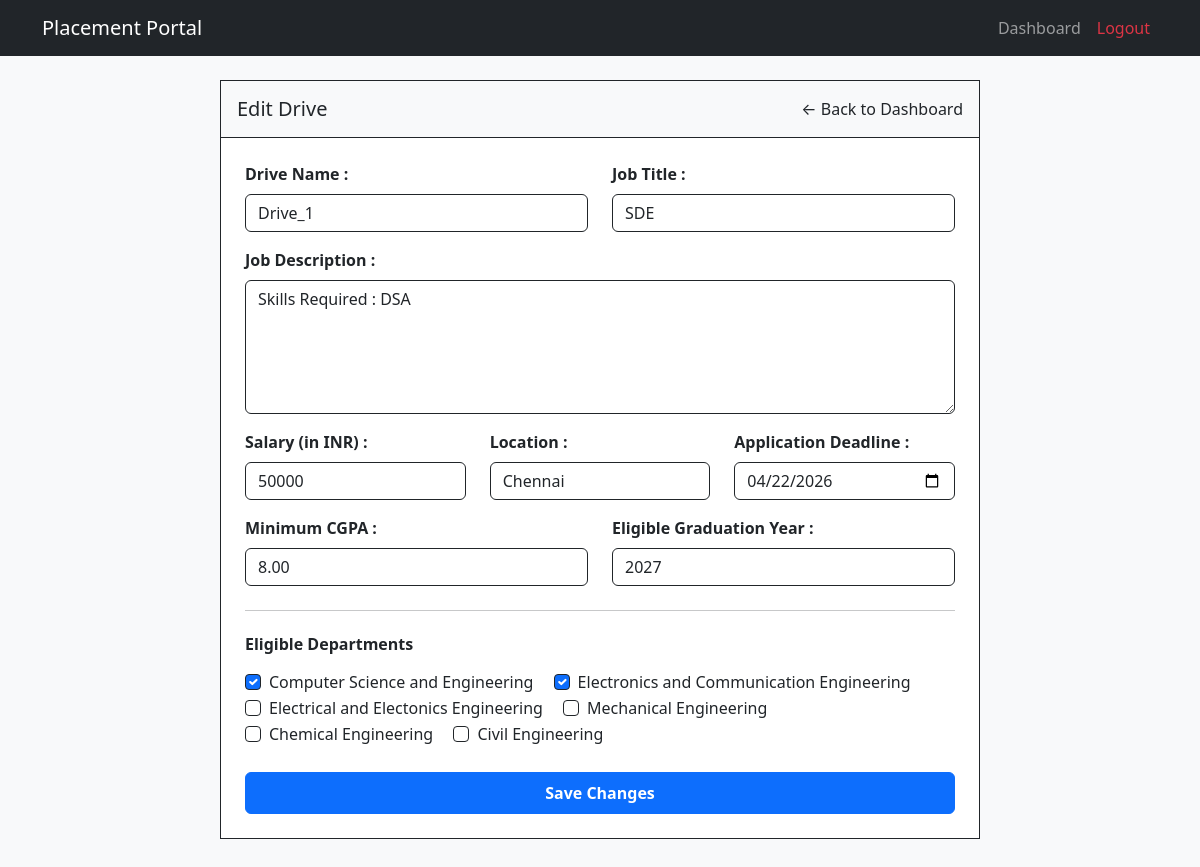
/company/drive/edit/1 (signed in), run on the app's committed database.
### models.py (models this page shows, shortened)
class PlacementDrive(db.Model):
    __tablename__ = 'placement_drive'
    id = db.Column(db.Integer, primary_key=True, autoincrement=True)
    name = db.Column(db.String(255), nullable=False)
    comp_id = db.Column(db.Integer, db.ForeignKey('company.company_id'), nullable=False)
    job_title = db.Column(db.String(255), nullable=False)
    job_desc = db.Column(db.String(255), nullable=False)
    min_cgpa = db.Column(db.Numeric(4, 2))
    eligible_grad_yr = db.Column(db.Integer)
    salary = db.Column(db.Integer)
    location = db.Column(db.String(255))
    deadline = db.Column(db.DateTime, nullable=False)
    status = db.Column(db.String(50), nullable=False, default='Pending') #Pending/Approved/Rejected/Closed
    remarks = db.Column(db.String(255))
    created_at = db.Column(db.DateTime, nullable=False, default=datetime.now)
    updated_at = db.Column(db.DateTime, default=datetime.now, onupdate=datetime.now)
    applications = db.relationship('Application', backref='drive')
    eligible_departments = db.relationship('EligibleDepartments', backref='placement_drive', cascade='all, delete-orphan')

class Department(db.Model):
    __tablename__ = 'departments'
    dept_id = db.Column(db.String(10), primary_key=True)
    dept_name = db.Column(db.String(100), unique=True, nullable=False)
    students = db.relationship('Student', backref='department')
    eligible_departments = db.relationship('EligibleDepartments', backref='department')

### app.py (the view)
@app.route('/company/drive/edit/<int:drive_id>', methods=['GET'])
@login_required
def company_edit_drive(drive_id):
    if not current_user.is_authenticated or not current_user.get_id().startswith('company_'):
        return "Unauthorized Access : Not a Company ", 403
    drive = PlacementDrive.query.filter_by(id=drive_id).first_or_404()
    if drive.comp_id != current_user.company_id:
        return "Unauthorized Access : Invalid Drive Owner ", 403
    departments = Department.query.all()
    selected_department_ids = [item.dept_id for item in drive.eligible_departments]
    return render_template(
        'company_edit_drive.html',
        drive=drive,
        departments=departments,
        selected_department_ids=selected_department_ids
    )

### app.py (called while the page is built)
@login_manager.user_loader #Run this fn everytime the user clicks a new page
def load_user(user_id):
    try:
        role, uid = user_id.split('_', 1)
        if role == 'admin':
            return db.session.get(Admin, int(uid))
        elif role == 'student':
            return db.session.get(Student, uid)
        elif role == 'company':
            return db.session.get(Company, int(uid))
    except Exception as e:
        return None
    return None

### models.py (called while the page is built)
    def get_id(self):
        return f"company_{self.company_id}"

### templates/company_edit_drive.html
{% extends "base.html" %}
{% block content %}
<div class="row justify-content-center mt-4 mb-5">
    <div class="col-lg-8 border border-dark p-0 bg-white">
        <div class="d-flex justify-content-between align-items-center p-3 border-bottom border-dark bg-light">
            <h5 class="mb-0">Edit Drive</h5>
            <a href="{{ url_for('company_dashboard') }}" class="text-decoration-none text-dark">&larr; Back to Dashboard</a>
        </div>
        <div class="p-4">
            <form method="POST" action="{{ url_for('company_drive_update', drive_id=drive.id) }}">
                <div class="row mb-3">
                    <div class="col-md-6">
                        <label class="form-label fw-bold">Drive Name :</label>
                        <input type="text" name="name" class="form-control border-dark" value="{{ drive.name }}" required>
                    </div>
                    <div class="col-md-6">
                        <label class="form-label fw-bold">Job Title :</label>
                        <input type="text" name="job_title" class="form-control border-dark" value="{{ drive.job_title }}" required>
                    </div>
                </div>
                <div class="mb-3">
                    <label class="form-label fw-bold">Job Description :</label>
                    <textarea name="job_desc" class="form-control border-dark" rows="5" required>{{ drive.job_desc }}</textarea>
                </div>
                <div class="row mb-3">
                    <div class="col-md-4">
                        <label class="form-label fw-bold">Salary (in INR) :</label>
                        <input type="number" name="salary" class="form-control border-dark" value="{{ drive.salary if drive.salary is not none else '' }}">
                    </div>
                    <div class="col-md-4">
                        <label class="form-label fw-bold">Location :</label>
                        <input type="text" name="location" class="form-control border-dark" value="{{ drive.location if drive.location else '' }}">
                    </div>
                    <div class="col-md-4">
                        <label class="form-label fw-bold">Application Deadline :</label>
                        <input type="date" name="deadline" class="form-control border-dark" value="{{ drive.deadline.strftime('%Y-%m-%d') if drive.deadline else '' }}" required>
                    </div>
                </div>
                <div class="row mb-4">
                    <div class="col-md-6">
                        <label class="form-label fw-bold">Minimum CGPA :</label>
                        <input type="number" step="0.01" name="min_cgpa" class="form-control border-dark" value="{{ drive.min_cgpa if drive.min_cgpa is not none else '' }}">
                    </div>
                    <div class="col-md-6">
                        <label class="form-label fw-bold">Eligible Graduation Year :</label>
                        <input type="number" name="eligible_grad_yr" class="form-control border-dark" value="{{ drive.eligible_grad_yr if drive.eligible_grad_yr else '' }}">
                    </div>
                </div>
                <hr class="my-4 border-dark">
                <h6 class="fw-bold mb-3">Eligible Departments</h6>
                <div class="mb-4">
                    {% for dept in departments %}
                    <div class="form-check form-check-inline">
                        <input
                            class="form-check-input border-dark"
                            type="checkbox"
                            name="departments"
                            value="{{ dept.dept_id }}"
                            id="dept_{{ dept.dept_id }}"
                            {% if dept.dept_id in selected_department_ids %}checked{% endif %}
                        >
                        <label class="form-check-label" for="dept_{{ dept.dept_id }}">{{ dept.dept_name }}</label>
                    </div>
                    {% else %}
                        <p class="text-danger small fw-bold">No departments found in the database.</p>
                    {% endfor %}
                </div>
                <div class="d-grid mt-4">
                    <button type="submit" class="btn btn-primary py-2 fw-bold">Save Changes</button>
                </div>
            </form>
        </div>
    </div>
</div>
{% endblock %}

### templates/base.html (style rules this page uses)
body { background-color: #f8f9fa; }

### data on the page
PlacementDrive: name "Drive_1", job_title "SDE", job_desc "Skills Required : DSA", salary "50000", location "Chennai", deadline "04/22/2026", min_cgpa "8.00", eligible_grad_yr "2027"
Department: dept_id "☑", dept_name "Computer Science and Engineering"
Department: dept_id "☑", dept_name "Electronics and Communication Engineering"
Department: dept_name "Electrical and Electonics Engineering"
Department: dept_name "Mechanical Engineering"
Department: dept_name "Chemical Engineering"
Department: dept_name "Civil Engineering"
